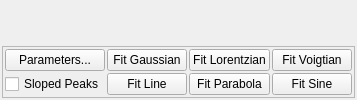
         <widget class="QWidget" name="tabPlot">
          <attribute name="title">
           <string>Plot</string>
          </attribute>
          <layout class="QGridLayout" name="gridLayout_5">
           <property name="leftMargin">
            <number>2</number>
           </property>
           <property name="topMargin">
            <number>2</number>
           </property>
           <property name="rightMargin">
            <number>2</number>
           </property>
           <property name="bottomMargin">
            <number>2</number>
           </property>
           <property name="spacing">
            <number>4</number>
           </property>
           <item row="0" column="0">
            <widget class="QwtPlot" name="plot">
             <property name="sizePolicy">
              <sizepolicy hsizetype="Expanding" vsizetype="Expanding">
               <horstretch>4</horstretch>
               <verstretch>1</verstretch>
              </sizepolicy>
             </property>
            </widget>
           </item>
           <item row="1" column="0">
            <widget class="QFrame" name="frame">
             <property name="frameShape">
              <enum>QFrame::StyledPanel</enum>
             </property>
             <property name="frameShadow">
              <enum>QFrame::Raised</enum>
             </property>
             <layout class="QGridLayout" name="gridLayout_11">
              <property name="leftMargin">
               <number>2</number>
              </property>
              <property name="topMargin">
               <number>2</number>
              </property>
              <property name="rightMargin">
               <number>2</number>
              </property>
              <property name="bottomMargin">
               <number>2</number>
              </property>
              <property name="spacing">
               <number>2</number>
              </property>
              <item row="0" column="3">
               <widget class="QPushButton" name="btnVoigt">
                <property name="text">
                 <string>Fit Voigtian</string>
                </property>
                <property name="flat">
                 <bool>false</bool>
                </property>
               </widget>
              </item>
              <item row="0" column="1">
               <widget class="QPushButton" name="btnGauss">
                <property name="sizePolicy">
                 <sizepolicy hsizetype="Minimum" vsizetype="Fixed">
                  <horstretch>0</horstretch>
                  <verstretch>0</verstretch>
                 </sizepolicy>
                </property>
                <property name="toolTip">
                 <string>&lt;html&gt;&lt;head/&gt;&lt;body&gt;&lt;p&gt;Fits:&lt;br/&gt;&lt;span style=&quot; font-weight:600;&quot;&gt;y = amp * exp{ -1/2 * [(x-x&lt;/span&gt;&lt;span style=&quot; font-weight:600; vertical-align:sub;&quot;&gt;mean&lt;/span&gt;&lt;span style=&quot; font-weight:600;&quot;&gt;)/sigma)]&lt;/span&gt;&lt;span style=&quot; font-weight:600; vertical-align:super;&quot;&gt;2 &lt;/span&gt;&lt;span style=&quot; font-weight:600;&quot;&gt;} + offs &lt;br/&gt;&lt;/span&gt;&lt;span style=&quot; font-style:italic;&quot;&gt;[ &lt;/span&gt;&lt;span style=&quot; font-style:italic;&quot;&gt;+ (x-x&lt;/span&gt;&lt;span style=&quot; font-style:italic; vertical-align:sub;&quot;&gt;mean&lt;/span&gt;&lt;span style=&quot; font-style:italic;&quot;&gt;) * slope ]&lt;/span&gt;&lt;/p&gt;&lt;/body&gt;&lt;/html&gt;</string>
                </property>
                <property name="text">
                 <string>Fit Gaussian</string>
                </property>
               </widget>
              </item>
              <item row="0" column="2">
               <widget class="QPushButton" name="btnLorentz">
                <property name="toolTip">
                 <string>&lt;html&gt;&lt;head/&gt;&lt;body&gt;&lt;p&gt;Fits:&lt;br/&gt;&lt;span style=&quot; font-weight:600;&quot;&gt;y = amp*hwhm&lt;/span&gt;&lt;span style=&quot; font-weight:600; vertical-align:super;&quot;&gt;2&lt;/span&gt;&lt;span style=&quot; font-weight:600;&quot;&gt; / [ (x-x&lt;/span&gt;&lt;span style=&quot; font-weight:600; vertical-align:sub;&quot;&gt;mean&lt;/span&gt;&lt;span style=&quot; font-weight:600;&quot;&gt;)&lt;/span&gt;&lt;span style=&quot; font-weight:600; vertical-align:super;&quot;&gt;2&lt;/span&gt;&lt;span style=&quot; font-weight:600;&quot;&gt; + hwhm&lt;/span&gt;&lt;span style=&quot; font-weight:600; vertical-align:super;&quot;&gt;2&lt;/span&gt;&lt;span style=&quot; font-weight:600;&quot;&gt; ] + offs&lt;/span&gt;&lt;br/&gt;&lt;span style=&quot; font-style:italic;&quot;&gt;[ + (x-x&lt;/span&gt;&lt;span style=&quot; font-style:italic; vertical-align:sub;&quot;&gt;mean&lt;/span&gt;&lt;span style=&quot; font-style:italic;&quot;&gt;)*slope ]&lt;/span&gt;&lt;/p&gt;&lt;/body&gt;&lt;/html&gt;</string>
                </property>
                <property name="text">
                 <string>Fit Lorentzian</string>
                </property>
               </widget>
              </item>
              <item row="0" column="0">
               <widget class="QPushButton" name="btnParam">
                <property name="text">
                 <string>Parameters...</string>
                </property>
               </widget>
              </item>
              <item row="1" column="1">
               <widget class="QPushButton" name="btnLine">
                <property name="toolTip">
                 <string>&lt;html&gt;&lt;head/&gt;&lt;body&gt;&lt;p&gt;Fits:&lt;br/&gt;&lt;span style=&quot; font-weight:600;&quot;&gt;y = slope*x + offs&lt;/span&gt;&lt;/p&gt;&lt;/body&gt;&lt;/html&gt;</string>
                </property>
                <property name="text">
                 <string>Fit Line</string>
                </property>
               </widget>
              </item>
              <item row="1" column="0">
               <widget class="QCheckBox" name="checkSloped">
                <property name="toolTip">
                 <string>Adds a sloping background to the Gaussian, Lorentzian and Voigtian peaks.</string>
                </property>
                <property name="text">
                 <string>Sloped Peaks</string>
                </property>
               </widget>
              </item>
              <item row="1" column="3">
               <widget class="QPushButton" name="btnSine">
                <property name="toolTip">
                 <string>&lt;html&gt;&lt;head/&gt;&lt;body&gt;&lt;p&gt;Fits:&lt;br/&gt;&lt;span style=&quot; font-weight:600;&quot;&gt;y = amp * sin(freq*x + phase) + offs&lt;/span&gt;&lt;br/&gt;&lt;span style=&quot; font-style:italic;&quot;&gt;[ + slope*x ]&lt;/span&gt;&lt;/p&gt;&lt;/body&gt;&lt;/html&gt;</string>
                </property>
                <property name="text">
                 <string>Fit Sine</string>
                </property>
               </widget>
              </item>
              <item row="1" column="2">
               <widget class="QPushButton" name="btnParabola">
                <property name="toolTip">
                 <string>&lt;html&gt;&lt;head/&gt;&lt;body&gt;&lt;p&gt;Fits:&lt;br/&gt;&lt;span style=&quot; font-weight:600;&quot;&gt;y = amp*(x-x&lt;/span&gt;&lt;span style=&quot; font-weight:600; vertical-align:sub;&quot;&gt;mean&lt;/span&gt;&lt;span style=&quot; font-weight:600;&quot;&gt;)&lt;/span&gt;&lt;span style=&quot; font-weight:600; vertical-align:super;&quot;&gt;2&lt;/span&gt;&lt;span style=&quot; font-weight:600;&quot;&gt; + offs&lt;br/&gt;&lt;/span&gt;&lt;span style=&quot; font-style:italic;&quot;&gt;[ + (x-x&lt;/span&gt;&lt;span style=&quot; font-style:italic; vertical-align:sub;&quot;&gt;mean&lt;/span&gt;&lt;span style=&quot; font-style:italic;&quot;&gt;)*slope ]&lt;/span&gt;&lt;/p&gt;&lt;/body&gt;&lt;/html&gt;</string>
                </property>
                <property name="text">
                 <string>Fit Parabola</string>
                </property>
               </widget>
              </item>
             </layout>
            </widget>
           </item>
          </layout>
         </widget>
